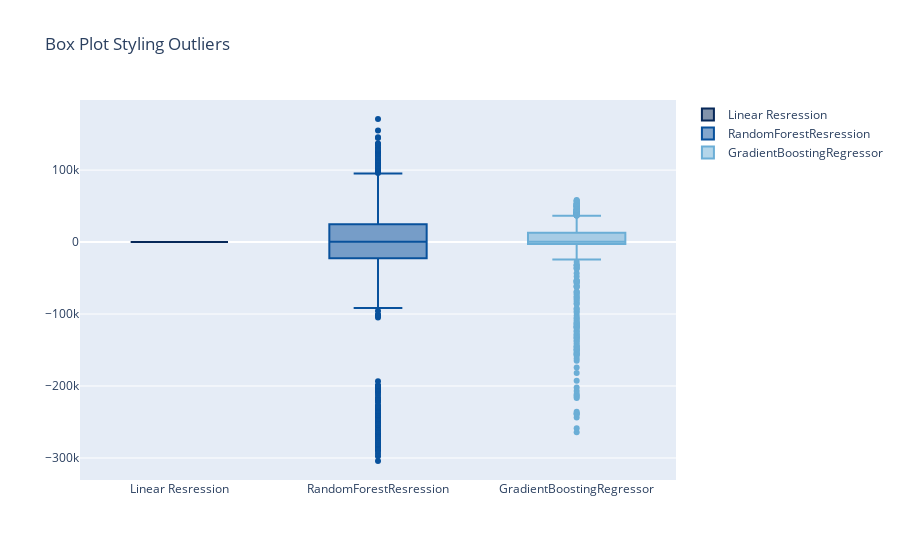

The code cell stored with this chart in its notebook:
### Code cell
import plotly.graph_objects as go

fig = go.Figure()
fig.add_trace(go.Box(
    y=c,
    name="Linear Resression",
    boxpoints='outliers', # only outliers
    marker_color='rgb(7,40,89)',
    line_color='rgb(7,40,89)'
))

fig.add_trace(go.Box(
    y=d,
    name="RandomForestResression",
    boxpoints='outliers', # only outliers
    marker_color='rgb(8,81,156)',
    line_color='rgb(8,81,156)'
))


fig.add_trace(go.Box(
    y=e,
    name="GradientBoostingRegressor",
    boxpoints='outliers', # only outliers
    marker_color='rgb(107,174,214)',
    line_color='rgb(107,174,214)'
))


fig.update_layout(title_text="Box Plot Styling Outliers")
fig.show()

### Figure 1 — Plotly figure (JSON) as saved in the notebook; plotly's stock layout.template omitted (floating-point values rounded to 4 significant figures; data arrays with more than 128 entries replaced by an {"elided": "..."} marker saying what was removed)
{"data": [{"boxpoints": "outliers", "line": {"color": "rgb(7,40,89)"}, "marker": {"color": "rgb(7,40,89)"}, "name": "Linear Resression", "type": "box", "y": {"elided": "1400 float values"}}, {"boxpoints": "outliers", "line": {"color": "rgb(8,81,156)"}, "marker": {"color": "rgb(8,81,156)"}, "name": "RandomForestResression", "type": "box", "y": {"elided": "1400 int values"}}, {"boxpoints": "outliers", "line": {"color": "rgb(107,174,214)"}, "marker": {"color": "rgb(107,174,214)"}, "name": "GradientBoostingRegressor", "type": "box", "y": {"elided": "1400 float values"}}], "layout": {"title": {"text": "Box Plot Styling Outliers"}}}
